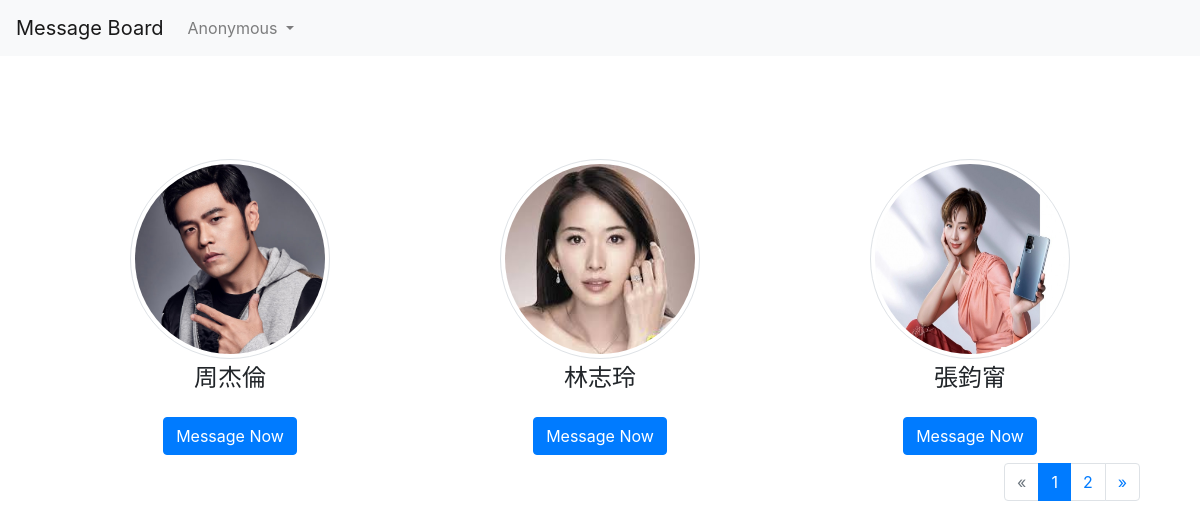
The page / on the database its author committed.
### models.py (models this page shows, shortened)
class User(db.Model):
    __tablename__ = 'users'
    id = db.Column(db.Integer, primary_key=True)
    account = db.Column(db.String(64), unique=True)
    password = db.Column(db.String(64))
    username = db.Column(db.String(64))

### app.py (the view)
@app.route('/') # 主頁
def index():
    search = False
    q = request.args.get('q')
    if q:
        search = True
    page = request.args.get(get_page_parameter(), type=int, default=1)
    users = User.query.all()
    pagination = Pagination(page=page, per_page=3 ,total=len(users)-1, bs_version=4, search=search, record_name='users')
    pagination_users = User.query.filter(User.username != 'Anonymous').paginate(page=page, per_page=3) # 排除Anonymous
    pagination_users = pagination_users.items
    if 'account' in session:
        current_user = User.query.filter_by(account=session['account']).first()
    else:
        current_user = User.query.filter_by(username='Anonymous').first()
    title = '留言板-首頁'
    content = {'title': title, 'users': users, 'pagination_users': pagination_users, 'pagination': pagination,
               'current_user': current_user}
    return render_template('index.html', **content)

### templates/index.html (shortened to what this page needs)
{% extends 'main.html' %}
{% block content %}
<link rel="stylesheet" href="{{ url_for('static',    filename='index.css') }}">
<div class="content">
    <div class="container">
        <div class="row">
            {% for user in pagination_users %}
                <div class="col-lg-4">
                    <div class="text-center card-box">
                        <div class="member-card pt-2 pb-2">
                            <div style="width:300px;height:300px">
                                <img style="width: 200px; height: 200px; position: absolute; top:0; bottom: 0; left: 0; right: 0; margin: auto;" width="300px" height="300px"  alt="{{ user.id }}" src="/static/images/{{ user.account }}.jpg" class="rounded-circle img-thumbnail">
                            </div>
                            <div>
                                <h4>{{user.username}}</h4>
                                <input type ="button" class="btn btn-primary mt-3 btn-rounded waves-effect w-md waves-light" onclick="javascript:location.href='./message/{{user.id}}'" value="Message Now"></input>
                            </div>
                        </div>
                    </div>
                </div>
            {% endfor %}
        </div>
        <div class="row">
            <div class="col-12">
                <div class="text-right">
                    <ul class="pagination pagination-split mt-0 float-right">
                        {{ pagination.links }}
                    </ul>
                </div>
            </div>
        </div>
    </div>
</div>
{% endblock content %}

### templates/main.html (shortened to what this page needs)
<!DOCTYPE html>
<html lang="en">
<head>
    <link rel="stylesheet" href="https://cdn.jsdelivr.net/npm/bootstrap@4.5.3/dist/css/bootstrap.min.css">
</head>
<body>
    <nav class="navbar navbar-expand-lg navbar-light bg-light">
        <a class="navbar-brand" href="{{ url_for('index') }}">Message Board</a>
      <div class="collapse navbar-collapse" id="navbarSupportedContent">
        <ul class="navbar-nav mr-auto">
          <li class="nav-item dropdown">
            <a class="nav-link dropdown-toggle" href="#" id="navbarDropdown" role="button" data-toggle="dropdown" aria-haspopup="true" aria-expanded="false">
                {{current_user.username}}
            </a>
          </li>
        </ul>
      </div>
    </nav>
    <div class="container">
        {% block content %}
        {% endblock content %}
    </div>
</body>
</html>

### rows shown on the page
User: username "Anonymous"
User: shows a picture, username "周杰倫"
User: shows a picture, username "林志玲"
User: shows a picture, username "張鈞甯"

### other values the page prints
{{ pagination.links }} "« 1 2 »"
